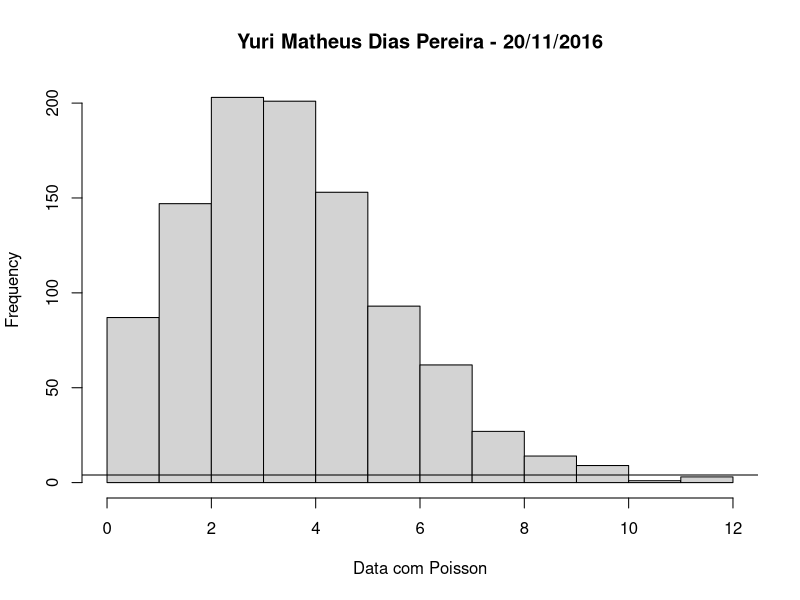
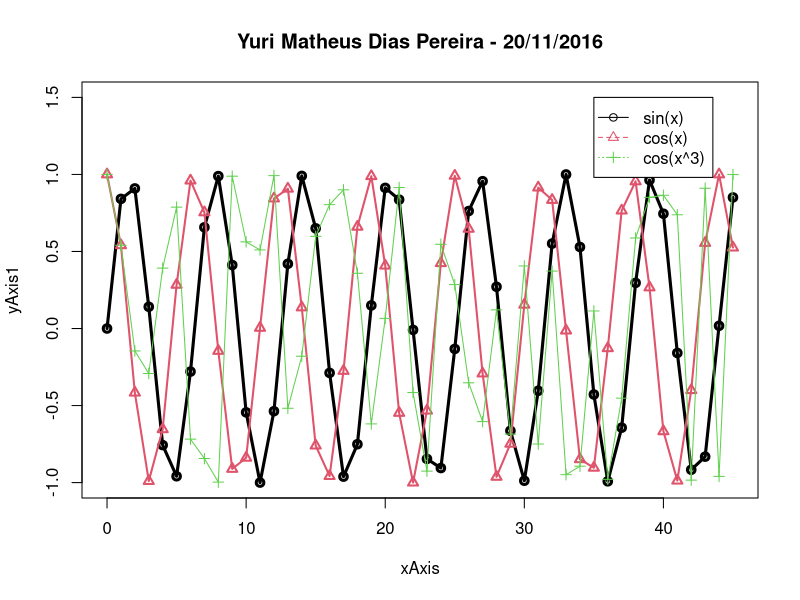

Write the R code that produced these figures, in order.
# Ambient configuration
currentPwd <- getwd()
print(paste("Saving graphics to: ", currentPwd, sep = ""))
nameAndData <- "Yuri Matheus Dias Pereira - 20/11/2016"

# Data
dataUniform <- runif(1000)
dataRandomNorm <- rnorm(1000, 5, 1)
dataRandomPois <- rpois(1000, lambda = 4)

# Question 1
pdf("resultado_1.pdf")
par(mfrow = c(1, 1))
hist(dataRandomPois, xlab = "Data com Poisson", main = nameAndData)
abline(h = median(dataRandomPois))
dev.off()

# Question 2
pdf("resultado_2.pdf")
par(mfrow = c(1, 1))
par(xpd=TRUE)
xAxis <- 0:45
yAxis1 <- sin(xAxis)
yAxis2 <- cos(xAxis)
yAxis3 <- cos(xAxis ** 3)
plot(xAxis, yAxis1, ylim = c(-1, 1.5), col=9, type = 'o', lwd=3, pch = 1, main = nameAndData)
points(xAxis, yAxis2, col=2, type = 'o', lwd=2, pch = 2)
points(xAxis, yAxis3, col=11, type = 'o', lwd=1, pch = 3)
legend(35, 1.5, c("sin(x)", "cos(x)", "cos(x^3)"),col = c(9, 2, 11), pch = c(1,2,3), lty = c(1,2,3), bty = 'l')
dev.off()
